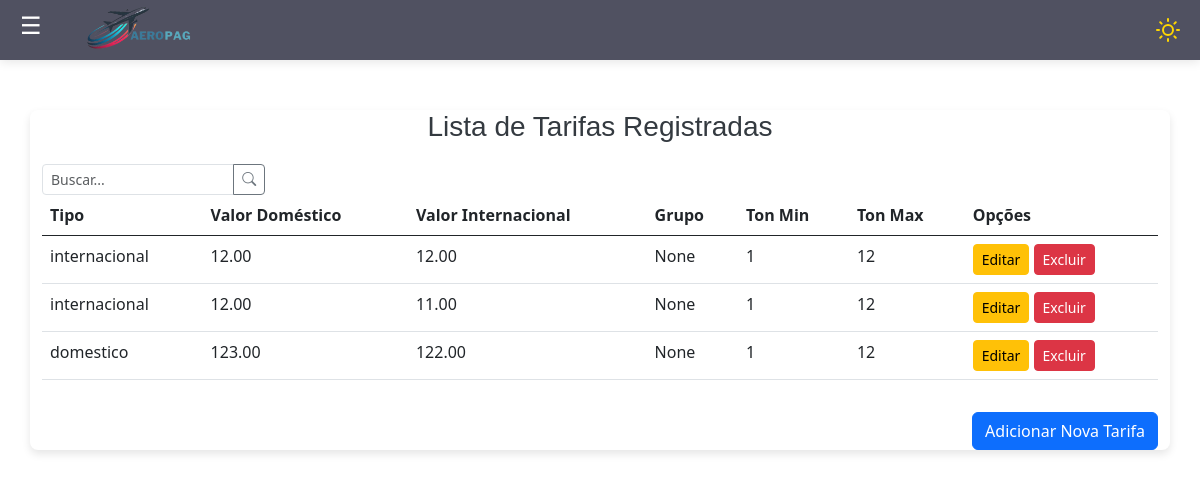
Screenshot of /tarifas/ (signed in) with the database file from the repository.
### tarifas/models.py (models this page shows, shortened)
class Tarifa(models.Model):
    tar_codigo = models.AutoField(primary_key=True)
    tar_tipo = models.CharField(max_length=255)
    tar_valor_domestico = models.DecimalField(max_digits=10, decimal_places=2)
    tar_valor_internacional = models.DecimalField(max_digits=10, decimal_places=2)
    tar_grupo = models.IntegerField( null=True, blank=True)
    tar_ton_min = models.IntegerField()
    tar_ton_max = models.IntegerField()
    usuario = models.ForeignKey(User, on_delete=models.PROTECT, null=True, blank=True)

### tarifas/views.py (the view)
# urls.py: path('tarifas/', TarifaList.as_view(), name='listar-tarifas'),
class TarifaList(LoginRequiredMixin, ListView):
    login_url = reverse_lazy('login')
    model = Tarifa
    template_name = 'listas/tarifa.html'
    def get_queryset(self):
        return Tarifa.objects.filter(usuario=self.request.user)

### tarifas/templates/listas/tarifa.html (shortened to what this page needs)
{% extends 'modelo.html' %}
{% load static %}
{% block conteudo %}
<link href="https://cdn.jsdelivr.net/npm/bootstrap@5.3.0-alpha1/dist/css/bootstrap.min.css" rel="stylesheet">
<link rel="stylesheet" href="https://cdnjs.cloudflare.com/ajax/libs/font-awesome/6.0.0-beta3/css/all.min.css">
<div class="container">
    <h3>Lista de Tarifas Registradas</h3>
    <div class="input-group" style="max-width: 20%;">
        <input type="text" class="form-control form-control-sm" id="search-tarifa" placeholder="Buscar...">
        <button class="btn btn-outline-secondary btn-sm" type="button">
            <i class="bi bi-search"></i>
        </button>
    </div>
    <div class="table-responsive">
        <table class="table" id="tarifas-table">
            <thead>
                <tr>
                    <th>Tipo</th>
                    <th>Valor Doméstico</th>
                    <th>Valor Internacional</th>
                    <th>Grupo</th>
                    <th>Ton Min</th>
                    <th>Ton Max</th>
                    <th>Opções</th>
                </tr>
            </thead>
            <tbody>
                {% for tarifa in object_list %}
                <tr id="linha-tarifa-{{ tarifa.pk }}">
                    <td class="tipo">{{ tarifa.tar_tipo }}</td>
                    <td class="valor-domestico">{{ tarifa.tar_valor_domestico }}</td>
                    <td class="valor-internacional">{{ tarifa.tar_valor_internacional }}</td>
                    <td class="grupo">{{ tarifa.tar_grupo }}</td>
                    <td class="ton-min">{{ tarifa.tar_ton_min }}</td>
                    <td class="ton-max">{{ tarifa.tar_ton_max }}</td>
                    <td>
                        <a href="{% url 'editar-tarifa' tarifa.pk %}" class="btn btn-warning btn-sm" title="Editar">Editar</a>
                        <form action="{% url 'excluir-tarifa' tarifa.pk %}" method="POST" style="display:inline;">
                            <button type="submit" class="btn btn-danger btn-sm" title="Excluir">Excluir</button>
                        </form>
                    </td>
                </tr>
                {% empty %}
                <tr>
                    <td colspan="7" class="text-center">Nenhuma tarifa registrada.</td>
                </tr>
                {% endfor %}
            </tbody>
        </table>
    </div>
    <div class="text-end mt-3">
        <a href="{% url 'criar-tarifa' %}" class="btn btn-primary">Adicionar Nova Tarifa</a>
    </div>
</div>
{% endblock %}

### static/css/estilo.css (style rules this page uses)
body { background-color: #84aea4; }

### paginas/templates/modelo.html (style rules this page uses)
body { margin: 0; font-family: Arial, sans-serif; display: flex; min-height: 100vh; overflow-x: hidden; flex-direction: column; background-color: white; transition: background-color 0.3s, color 0.3s; }
body.light { background-color: #ffffff; color: #000000; }
.form-control { border-radius: 20px; padding-left: 30px; }

### tarifas/templates/listas/tarifa.html (style rules this page uses)
h3 { text-align: center; }
body { background-color: #e9eaeb; }
.container { margin-top: 30px; border-radius: 8px; background-color: white; box-shadow: 0 4px 8px rgba(0, 0, 0, 0.1); }
h3 { color: #343a40; margin-bottom: 20px; }

### rows the page displays
Tarifa: tar_tipo "internacional", tar_valor_domestico "12.00", tar_valor_internacional "12.00", tar_grupo "None", tar_ton_min "1", tar_ton_max "12"
Tarifa: tar_tipo "internacional", tar_valor_domestico "12.00", tar_valor_internacional "11.00", tar_grupo "None", tar_ton_min "1", tar_ton_max "12"
Tarifa: tar_tipo "domestico", tar_valor_domestico "123.00", tar_valor_internacional "122.00", tar_grupo "None", tar_ton_min "1", tar_ton_max "12"
